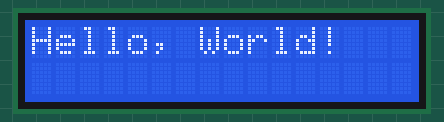
Simulated run of this sketch. Board: Arduino Uno, built with avr-gcc and run on an emulated ATmega328P. Parts: 16×2 character LCD.

Above: at 0.1 s.
At 1.1 s:
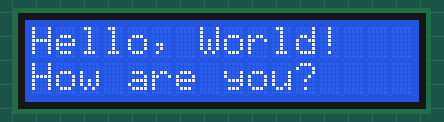
At 9.2 s:
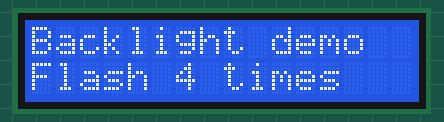
At 14.2 s:
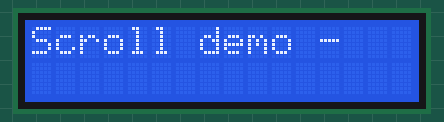
At 17.2 s:
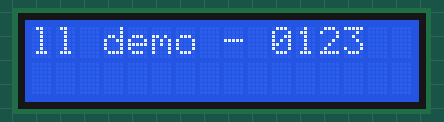
At 20.7 s:
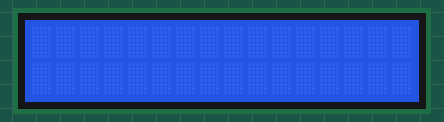

The sketch:

Hello_World_Test_2.ino
```cpp
#include <Wire.h>
#include <LiquidCrystal_I2C.h>

LiquidCrystal_I2C lcd(0x3F, 2, 1, 0 , 4, 5, 6, 7, 3, POSITIVE);
void setup() {
  // put your setup code here, to run once:
  lcd.begin(16,2);
  lcd.setCursor(0,0);
  lcd.print("Hello, World!");

  delay(1000);

  //print on second row

  lcd.setCursor (0,1);
  lcd.print("How are you?");
  delay (8000);

  lcd.clear();
}

void loop() {
  // put your main code here, to run repeatedly:
  lcd.setCursor(0,0);
  lcd.print("Backlight demo");
  lcd.setCursor(0,1);
  lcd.print("Flash 4 times");
  delay(3000);
  lcd.clear();

  //Flash backlight 4 times
  for( int i= 0; i < 4; i++){
    lcd.backlight();
    delay(250);
    lcd.noBacklight();
    delay(250);
  }
  //turn backlight back on
  lcd.backlight();
  //demo 2 - scroll
  lcd.setCursor (0,0);
  lcd.print("Scroll demo - ");
  delay(1500);
  // set the dispaly to automaitcally scroll:

  lcd.autoscroll();
  // print from 0 to 9
  for (int thisChar = 0; thisChar < 10; thisChar++)
  {
    lcd.print(thisChar);
    delay(500);

  }
  lcd.noAutoscroll();
  lcd.clear();
  delay(1000);

}
```

Measured:
- by itself, everything shown: repeats every 12.6 s, in 21 steps
- what the display in image 1 shows lasts 8.0 s, from 1.1 s to 9.1 s
- what the display in image 2 shows lasts 3.0 s, from 9.1 s to 12.1 s
- what the display in image 3 shows lasts 1.5 s, from 14.1 s to 15.6 s
- what the display in image 4 shows lasts 0.5 s, from 17.1 s to 17.6 s
- what the display in image 5 shows lasts 1.0 s, from 20.7 s to 21.7 s
